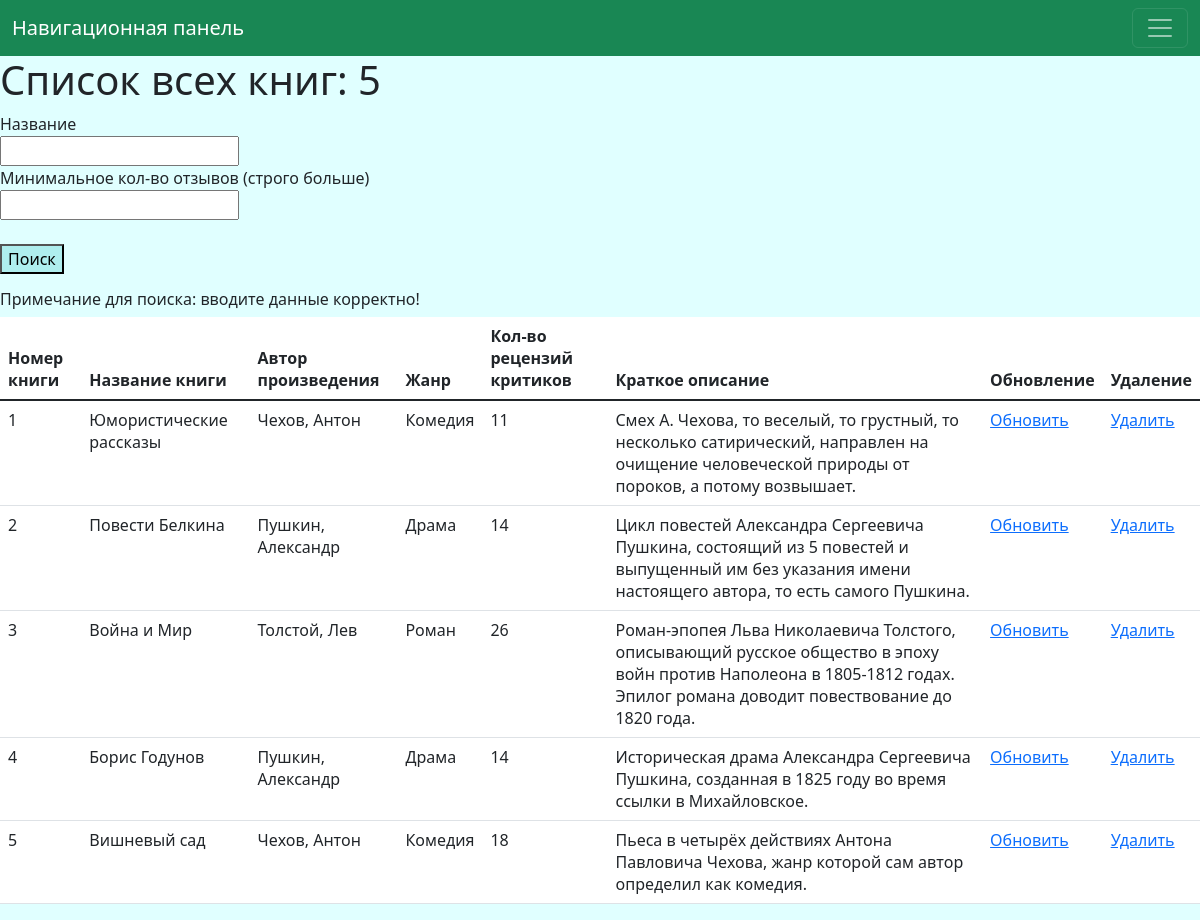
The page /book_list/ on the database its author committed.
### core/models.py (models this page shows, shortened)
class Book(models.Model):
    title = models.CharField(max_length=255)
    author = models.ForeignKey('Author', on_delete=models.SET_NULL, null=True)
    genre = models.ManyToManyField(Genre)
    num_of_reviews = models.IntegerField(blank=True, null=True)
    summary = models.TextField(max_length=2550)
    is_active = models.BooleanField(default=True)

class Author(models.Model):
    first_name = models.CharField(max_length=255)
    last_name = models.CharField(max_length=255)
    date_of_birth = models.DateField(null=True, blank=True)
    date_of_death = models.DateField('Мертв', null=True, blank=True)
    inf_about = models.TextField(max_length=2550)
    def __str__(self):
        return '%s, %s' % (self.last_name, self.first_name)

class Genre(models.Model):
    name = models.CharField(max_length=255)
    def __str__(self):
        return self.name

### core/views.py (the view)
# urls.py: path('book_list/', views.BookList.as_view(), name='book_list'),
class BookList(TitleMixin, ListView):
    model = models.Book
    template_name = 'bookpage.html'
    context_object_name = 'book'
    title = 'Книги'
    def get_filters(self):
        return filters.BookFilter(self.request.GET)
    def get_queryset(self):
        return self.get_filters().qs
    def get_context_data(self, **kwargs):
        context = super().get_context_data(**kwargs)
        context['filter'] = self.get_filters()
        context['count'] = self.get_queryset().count()
        return context

### core/views.py (called while the page is built)
    def get_title(self):
        return self.title

    def get_context_data(self, **kwargs):
        context = super().get_context_data(**kwargs)
        context["title"] = self.get_title()
        return context

### core/templates/bookpage.html (shortened to what this page needs)
{% extends 'base.html' %}
{% block content %}
    <h1> Список всех книг: {{count}}</h1>
    <form method="GET">
        {{ filter.form.name.label }}<br>{{ filter.form.name }}
        <br>{{ filter.form.count.label }}<br>{{ filter.form.count }}
        <br><br><button type="submit">Поиск</button>
    </form>
    <h6>Примечание для поиска: вводите данные корректно!</h6>
    <table class="table">
      <thead>
        <tr>
          <th scope="col">Номер книги</th>
          <th scope="col">Название книги</th>
          <th scope="col">Автор произведения</th>
          <th scope="col">Жанр</th>
          <th scope="col">Кол-во рецензий критиков</th>
          <th scope="col">Краткое описание</th>
          <th scope="col">Обновление</th>
          <th scope="col">Удаление</th>
        </tr>
      </thead>
      <tbody class="table-group-divider">
      {% for book in book %}
        <tr>
          <td>{{book.id}}</td>
          <td>{{book.title}}</td>
          <td>{{book.author}}</td>
          <td>
          {% for genre in book.genre.all %}
            {{ genre }}
          {% endfor %}
          </td>
          <td>{{book.num_of_reviews}}</td>
          <td>{{book.summary}}</td>
          <td><a href="{% url 'core:book_update' pk=book.pk %}">Обновить</a></td>
          <td><a href="{% url 'core:book_delete' pk=book.pk %}">Удалить</a></td>
        </tr>
      {% empty %}
        <tr>
            <td> Список пуст </td>
        </tr>
      {% endfor %}
      </tbody>
    </table>
{% endblock %}

### core/templates/base.html (style rules this page uses)
body { background: #E0FFFF }
button { background: #AFEEEE }

### rows shown on the page
Book: id "1", title "Юмористические рассказы", author "Чехов, Антон", num_of_reviews "11", summary "Смех А. Чехова, то веселый, то грустный, то несколько сатирический, направлен на очищение человеческой природы от пороков, а потому возвышает."
Genre: name "Комедия"
Book: id "2", title "Повести Белкина", author "Пушкин, Александр", num_of_reviews "14", summary "Цикл повестей Александра Сергеевича Пушкина, состоящий из 5 повестей и выпущенный им без указания имени настоящего автора, то есть самого Пушкина."
Genre: name "Драма"
Book: id "3", title "Война и Мир", author "Толстой, Лев", num_of_reviews "26", summary "Роман-эпопея Льва Николаевича Толстого, описывающий русское общество в эпоху войн против Наполеона в 1805-1812 годах. Эпилог романа доводит повествование до 1820 года."
Genre: name "Роман"
Book: id "4", title "Борис Годунов", author "Пушкин, Александр", num_of_reviews "14", summary "Историческая драма Александра Сергеевича Пушкина, созданная в 1825 году во время ссылки в Михайловское."
Book: id "5", title "Вишневый сад", author "Чехов, Антон", num_of_reviews "18", summary "Пьеса в четырёх действиях Антона Павловича Чехова, жанр которой сам автор определил как комедия."

### other values the page prints
{{ count }} "5"
{{ filter.form.name.label }} "Название"
{{ filter.form.count.label }} "Минимальное кол-во отзывов (строго больше)"
